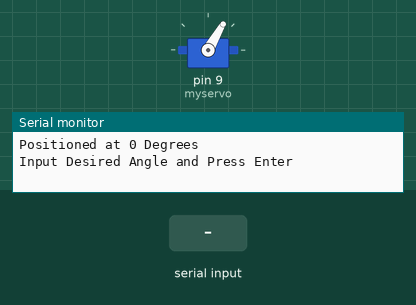
Bench run of a sketch on a simulated Arduino Uno, built with avr-gcc and run on an emulated ATmega328P. Parts: servo, the last lines printed to the serial monitor. The test bench sets the inputs (shaded band).

Above: at 1.2 s.
1.3 s: "90,45\n" received over Serial
At 4.38 s:
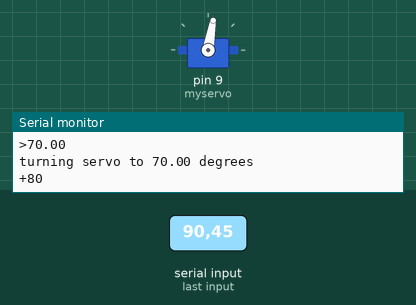
At 12.3 s:
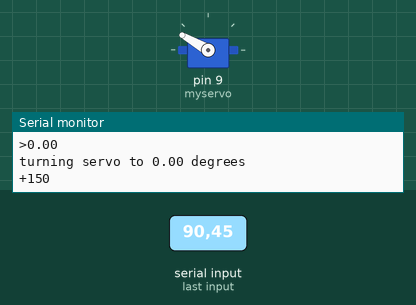
13.3 s: "30,150\n" received over Serial
At 15.67 s:
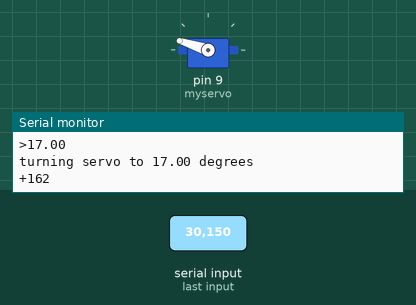
16.3 s: "5\n" received over Serial
Timing chart, 0 to 20.4 s (numbered marks = the images above; inputs shaded):
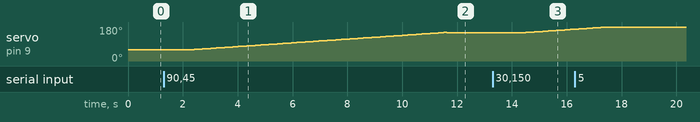

The sketch:

manipulator2.ino
```cpp
#include <Servo.h>
Servo myservo;
int pos = 60;


void setup()

{
  int deg =0;
int deg1 = 0;

  Serial.begin(9600);
   myservo.attach(9);
  myservo.write(pos); // move servo to 0 degrees
  Serial.println("Positioned at 0 Degrees");
  Serial.println("Input Desired Angle and Press Enter");
  /*while (!Serial);
  Serial.println("-------------------------");
  Serial.println("ARos is loading....");
  delay(1000);
  Serial.println("ARos loaded succesfully");
  Serial.println("-------------------------");

  Serial.println("calibrating servo...");
  for (pos = 0; pos <= 180; pos += 1)
    myservo.write(0);
  delay(1000);
  myservo.write(180);
  delay(1000);

  Serial.println("servo calibrated");
  Serial.println("-------------------------");
  Serial.println("Comand input online, write command to perform action");
  Serial.println("-------------------------");*/
}

void loop() {

while(Serial.available())


  {
    String comingdata = "";
    comingdata = Serial.readString();//the erray that will be recieved from processing
    Serial.print( comingdata );
    float state = comingdata.toFloat();//etikit boytu
    while(state >= 0 && state<180)
    {
      Serial.print(">");
      Serial.println(state);
      Serial.print("turning servo to ");
      Serial.print(state);
      Serial.println(" degrees");
        myservo.write(pos);
        Serial.print("+");
        Serial.println(pos);
        pos=pos+1;
        state=state-1;

        delay(100);
    }
    while(state <= 0)
    {
      Serial.print(">");
      Serial.println(state);
      Serial.print("turning servo to ");
      Serial.print(state);
      Serial.println(" degrees");
        myservo.write(pos);
        Serial.print("+");
        Serial.println(pos);
        pos=pos-1;
        state=state+1;
        delay(100);
    }

  }

}
```

Measured:
- after the input at 1.3 s, servo on pin 9 (myservo): rises from 60° to 151° in 9.1 s, then falls to 150° in 0.10 s
- after the input at 13.3 s, servo on pin 9 (myservo): 150° → 149° after 1.0 s, → 150° 0.10 s later, → 151° 0.10 s later, → 152° 0.10 s later, … (20 changes in this stretch)
